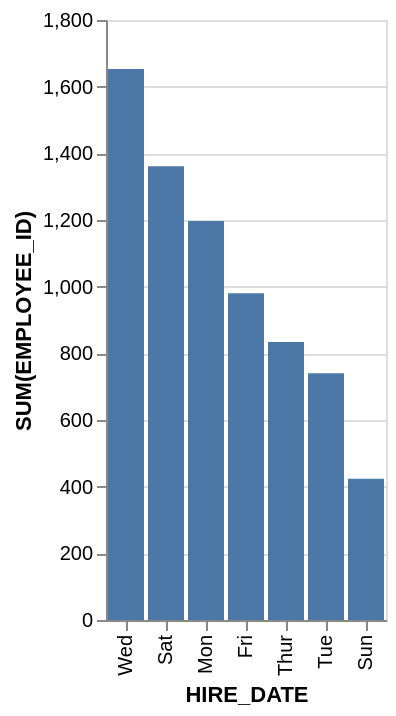

The Vega-Lite source for this figure:
### Vega-Lite specification from a JSON file in a GitHub repository (floating-point values rounded to 4 significant figures)
{"data": {"values": [{"x_data": "Mon", "y_data": 1197}, {"x_data": "Tue", "y_data": 740}, {"x_data": "Wed", "y_data": 1653}, {"x_data": "Thur", "y_data": 834}, {"x_data": "Fri", "y_data": 980}, {"x_data": "Sat", "y_data": 1361}, {"x_data": "Sun", "y_data": 424}]}, "mark": "bar", "encoding": {"x": {"field": "x_data", "type": "nominal", "title": "HIRE_DATE", "sort": {"op": "sum", "field": "y_data", "order": "descending"}}, "y": {"field": "y_data", "type": "quantitative", "title": "SUM(EMPLOYEE_ID)"}}}
